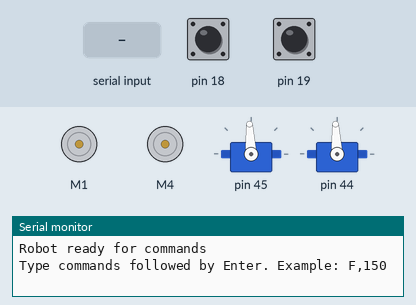
This sketch was run on a simulated Arduino Mega 2560, built with avr-gcc and run on an emulated ATmega2560. Parts: 2 × DC motor (green arrow = forward, orange = backward, longer = faster), 2 × servo, the last lines printed to the serial monitor. Inputs (shaded band) come from the test bench; at power-on: pin 18 HIGH, pin 19 HIGH. Servo pulses on a pin are drawn as a servo (544–2400 µs = 0–180°).

Above: at 2.2 s.
2.3 s: "F,45\n" received over Serial
At 2.8 s:
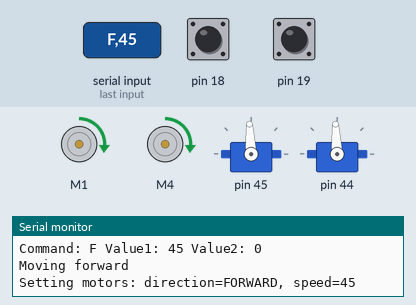
3.8 s: "B,45\n" received over Serial
At 5.0 s:
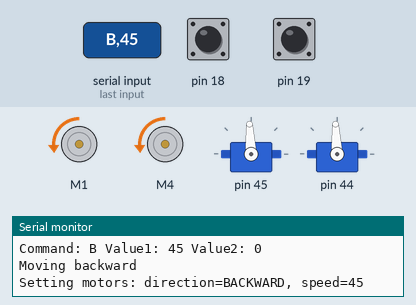
5.3 s: "V90\n" received over Serial
At 6.5 s:
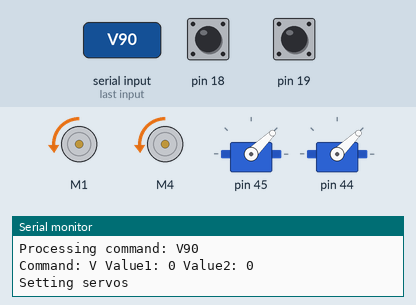
6.8 s: "F90\n" received over Serial
At 7.2 s:
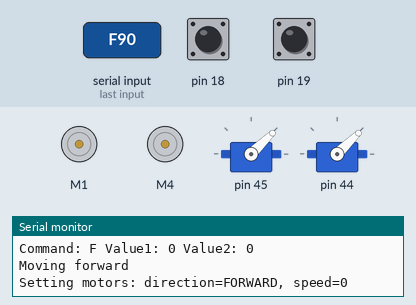
8.3 s: "F,45\n" received over Serial
At 9.5 s:
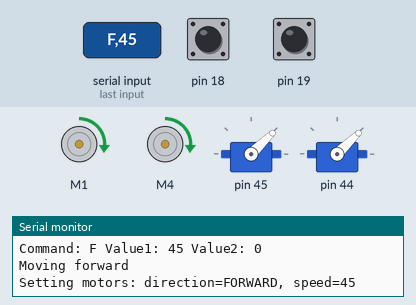
9.8 s: "F\n" received over Serial
At 10.4 s:
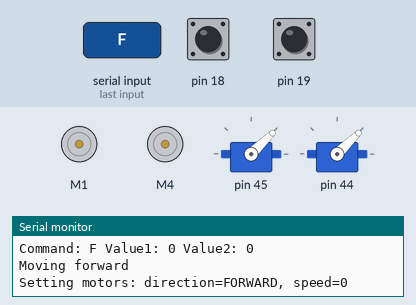
Timing chart, 0 to 12.3 s (numbered marks = the images above; inputs shaded):
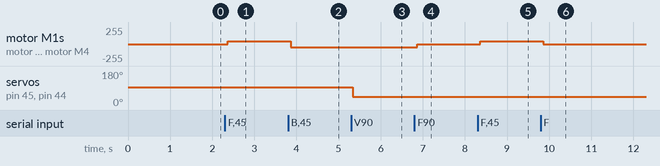

Measured:
- after the input at 2.3 s, motor M1, motor M4: stopped → forward 45/255 after 0.07 s
- after the input at 3.8 s, motor M1, motor M4: forward 45/255 → backward 45/255 after 0.07 s
- after the input at 5.3 s, servo on pin 45, servo on pin 44: 93° → 44° at once
- after the input at 6.8 s, motor M1, motor M4: backward 45/255 → stopped after 0.06 s
- after the input at 8.3 s, motor M1, motor M4: stopped → forward 45/255 after 0.07 s
- after the input at 9.8 s, motor M1, motor M4: forward 45/255 → stopped after 0.06 s

The sketch:

motor.ino
```cpp
#include <AFMotor.h>

// Motor setup
AF_DCMotor right(1), left(4);

// Command variables
const int MAX_COMMAND_LENGTH = 32;
char command[MAX_COMMAND_LENGTH];
int commandIndex = 0;

// Encoder variables
volatile unsigned long leftTicks = 0, rightTicks = 0;

void translate(bool direction, int speed) {
  Serial.print("Setting motors: direction=");
  Serial.print(direction ? "FORWARD" : "BACKWARD");
  Serial.print(", speed=");
  Serial.println(speed);

  right.run(direction ? FORWARD : BACKWARD);
  left.run(direction ? FORWARD : BACKWARD);
  right.setSpeed(speed);
  left.setSpeed(speed);
}

void rotate(bool direction, int speed) {
  right.run(direction ? FORWARD : BACKWARD);
  left.run(direction ? BACKWARD : FORWARD);
  right.setSpeed(speed);
  left.setSpeed(speed);
}

void stop() {
  right.run(RELEASE);
  left.run(RELEASE);
  right.setSpeed(0);
  left.setSpeed(0);
}

void setServos(int pos1, int pos2) {
  OCR5B = constrain(pos1, 1000, 2000);
  OCR5C = constrain(pos2, 1000, 2000);
}

ISR(INT2_vect) {
  leftTicks++;
}

ISR(INT3_vect) {
  rightTicks++;
}

void setup() {
  // Initialize Serial with higher baud rate
  Serial.begin(9600);

  // Wait for serial connection to establish (important for USB-based Arduinos)
  delay(1000);

  Serial.println("Robot ready for commands");

  cli();

  //set up encoder pin interrupts
  EICRA = 0b01010000; //fire interrupt on signal change
  EIMSK = 0b00001100; //enable INT2 & INT3 interrupts

  //set encoder pins (PD2 and PD3) to input with pullups enabled
  DDRD &= ~0b00001100;
  PORTD |= 0b00001100;

  //set servo pins (PL4 and PL5) to output
  DDRL |= 0b00110000;

    // Set up Timer 5 for servo control
  TCCR5A = 0b00101000;  //Clock Prescaler: 8
  TCCR5B = 0b00010010;  //Mode: Phase Correct PWM, TOP is ICR5
  ICR5 = 20000;
  OCR5B = 1500;
  OCR5C = 1500;

  sei();

  // Initialize motors - ensure stopped
  right.run(RELEASE);
  left.run(RELEASE);
  stop();

  Serial.println("Type commands followed by Enter. Example: F,150");
}

void loop() {
  // Check for serial commands
  readSerialCommands();
  delay(10); // Small delay to avoid hogging CPU
}

void readSerialCommands() {
  while (Serial.available() > 0) {
    char c = Serial.read();

    // Echo characters back for debugging
    Serial.write(c);

    // Process command when newline is received
    if (c == '\n' || c == '\r') {
      if (commandIndex > 0) { // Only process non-empty commands
        command[commandIndex] = '\0'; // Null terminate
        Serial.print("Processing command: ");
        Serial.println(command);
        processCommand();
      }
      commandIndex = 0; // Reset for next command
    } else if (commandIndex < MAX_COMMAND_LENGTH - 1) {
      command[commandIndex++] = c;
    }
  }
}

void processCommand() {
  // Make a copy of the command for strtok (since it modifies the string)
  char cmdCopy[MAX_COMMAND_LENGTH];
  strcpy(cmdCopy, command);

  char commandType = cmdCopy[0];
  int value1 = 0, value2 = 0;

  // Extract parameters if they exist
  if (strlen(cmdCopy) > 1) {
    char *firstParam = strchr(cmdCopy, ',');
    if (firstParam != NULL) {
      firstParam++; // Skip the comma
      value1 = atoi(firstParam);

      char *secondParam = strchr(firstParam, ',');
      if (secondParam != NULL) {
        secondParam++; // Skip the comma
        value2 = atoi(secondParam);
      }
    }
  }

  Serial.print("Command: ");
  Serial.print(commandType);
  Serial.print(" Value1: ");
  Serial.print(value1);
  Serial.print(" Value2: ");
  Serial.println(value2);

  // Process based on command type
  switch (commandType) {
    case 'F': // Forward: F,speed
      Serial.println("Moving forward");
      translate(true, value1);
      break;

    case 'B': // Backward: B,speed
      Serial.println("Moving backward");
      translate(false, value1);
      break;

    case 'R': // Rotate: R,direction,speed (1=right, 0=left)
      Serial.println("Rotating");
      rotate(value1 == 1, value2);
      break;

    case 'S': // Stop: S
      Serial.println("Stopping");
      stop();
      break;

    case 'V': // Servos: V,pos1,pos2
      Serial.println("Setting servos");
      setServos(value1, value2);
      break;

    case 'E': // Read encoders: E
      Serial.print("Encoders: Left=");
      Serial.print(leftTicks);
      Serial.print(" Right=");
      Serial.println(rightTicks);
      break;

    case 'C': // Clear encoders: C
      leftTicks = 0;
      rightTicks = 0;
      Serial.println("Encoders cleared");
      break;

    default:
      Serial.print("Unknown command: ");
      Serial.println(commandType);
      break;
  }
}
```
